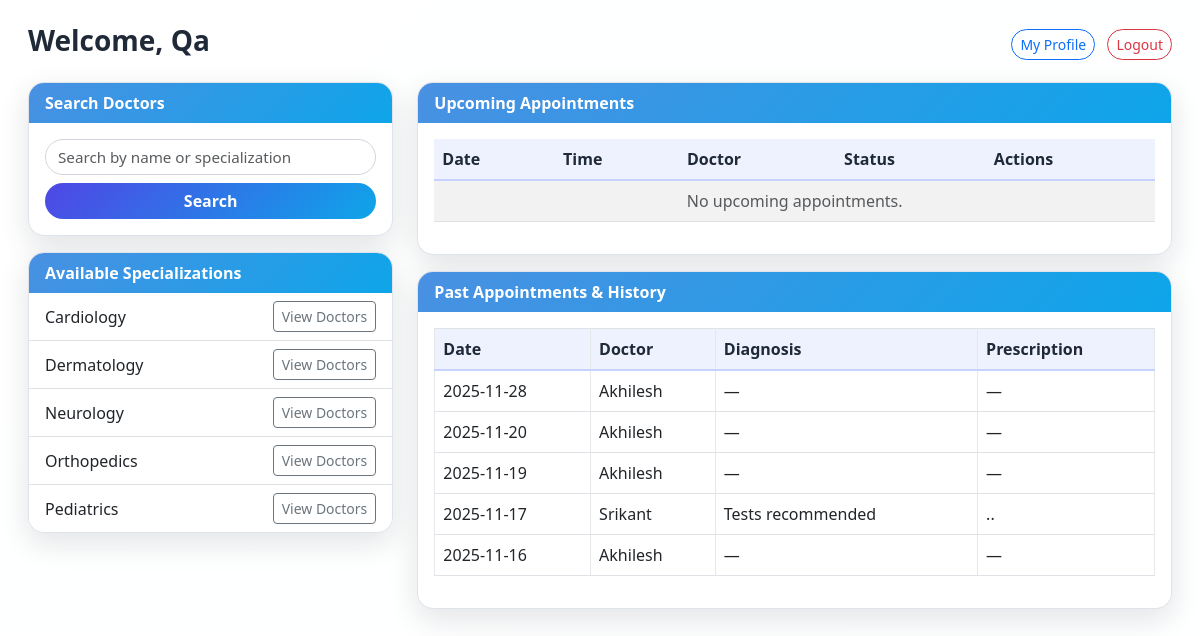
/patient (signed in), run on the app's committed database.
### models.py (models this page shows, shortened)
class Department(db.Model):
    id = db.Column(db.Integer, primary_key=True)
    name = db.Column(db.String(100), unique=True, nullable=False, index=True)
    description = db.Column(db.Text, nullable=True)
    created_at = db.Column(db.DateTime, default=datetime.utcnow)
    doctors = db.relationship('Doctor', backref='department', lazy=True)

class Appointment(db.Model):
    id = db.Column(db.Integer, primary_key=True)
    doctor_id = db.Column(db.Integer, db.ForeignKey('doctor.id'), nullable=False, index=True)
    patient_id = db.Column(db.Integer, db.ForeignKey('patient.id'), nullable=False, index=True)
    date = db.Column(db.Date, nullable=False, index=True)
    start_time = db.Column(db.Time, nullable=False)
    end_time = db.Column(db.Time, nullable=False)
    status = db.Column(db.String(20), default='Booked', nullable=False, index=True)
    created_at = db.Column(db.DateTime, default=datetime.utcnow)
    treatment = db.relationship('Treatment', backref='appointment', uselist=False, cascade="all, delete-orphan")

class Doctor(db.Model):
    id = db.Column(db.Integer, primary_key=True)
    name = db.Column(db.String(100), nullable=False, index=True)
    specialization_id = db.Column(db.Integer, db.ForeignKey('department.id'), nullable=False)
    availability = db.Column(db.String(500), nullable=True)
    email = db.Column(db.String(100), unique=True, nullable=False, index=True)
    password = db.Column(db.String(200), nullable=False)
    contact = db.Column(db.String(20), nullable=True)
    is_active = db.Column(db.Boolean, default=True, nullable=False)   # blacklist / soft-delete
    created_at = db.Column(db.DateTime, default=datetime.utcnow)
    appointments = db.relationship('Appointment', backref='doctor', lazy=True)
    avail_slots = db.relationship('DoctorAvailability', backref='doctor', lazy=True, cascade="all, delete-orphan")

class Treatment(db.Model):
    id = db.Column(db.Integer, primary_key=True)
    appointment_id = db.Column(db.Integer, db.ForeignKey('appointment.id'), nullable=False, unique=True)
    diagnosis = db.Column(db.Text, nullable=True)
    prescription = db.Column(db.Text, nullable=True)
    notes = db.Column(db.Text, nullable=True)
    created_at = db.Column(db.DateTime, default=datetime.utcnow)

### app.py (the view)
@app.route('/patient')
@patient_required
def patient_dashboard():
    patient_id = session.get('patient_id')
    today = date.today()
    upcoming = Appointment.query.filter(
        Appointment.patient_id == patient_id,
        Appointment.date >= today
    ).order_by(Appointment.date, Appointment.start_time).all()
    past = Appointment.query.filter(
        Appointment.patient_id == patient_id,
        Appointment.date < today
    ).order_by(Appointment.date.desc(), Appointment.start_time.desc()).all()
    departments = Department.query.order_by(Department.name).all()
    return render_template(
        'patient_dashboard.html',
        user=session.get('user'),
        upcoming=upcoming,
        past=past,
        departments=departments
    )

### app.py (called while the page is built)
def patient_required(func):
    from functools import wraps
    @wraps(func)
    def wrapper(*args, **kwargs):
        if session.get('role') != 'patient':
            flash("Patient login required", "warning")
            return redirect(url_for('login'))
        return func(*args, **kwargs)
    return wrapper

### templates/patient_dashboard.html (shortened to what this page needs)
<!DOCTYPE html>
<html>
<head>
  <link href="https://cdn.jsdelivr.net/npm/bootstrap@5.3.0/dist/css/bootstrap.min.css" rel="stylesheet">
</head>
<body class="container-fluid mt-4">
  <div class="d-flex justify-content-between align-items-center mb-3 px-3">
    <h3>Welcome, {{ user }}</h3>
    <div>
      <a href="{{ url_for('patient_profile') }}" class="btn btn-outline-primary btn-sm">My Profile</a>
      <a href="{{ url_for('logout') }}" class="btn btn-outline-danger btn-sm ms-2">Logout</a>
    </div>
  </div>
  <div class="row px-3">
    <div class="col-md-4 mb-4">
      <div class="card mb-3">
        <div class="card-header">Search Doctors</div>
        <div class="card-body">
          <form method="get" action="{{ url_for('patient_search_doctors') }}">
            <div class="mb-2">
              <input type="text" name="q" class="form-control" placeholder="Search by name or specialization">
            </div>
            <button class="btn btn-primary w-100">Search</button>
          </form>
        </div>
      </div>
      <div class="card">
        <div class="card-header">Available Specializations</div>
        <ul class="list-group list-group-flush">
          {% for dept in departments %}
          <li class="list-group-item d-flex justify-content-between align-items-center">
            {{ dept.name }}
            <a href="{{ url_for('patient_search_doctors', dept_id=dept.id) }}"
               class="btn btn-sm btn-outline-secondary">View Doctors</a>
          </li>
          {% else %}
          <li class="list-group-item text-muted">No departments listed.</li>
          {% endfor %}
        </ul>
      </div>
    </div>
    <div class="col-md-8">
      <div class="card mb-3">
        <div class="card-header">Upcoming Appointments</div>
        <div class="card-body table-responsive">
          <table class="table table-striped align-middle">
            <thead>
              <tr>
                <th>Date</th>
                <th>Time</th>
                <th>Doctor</th>
                <th>Status</th>
                <th>Actions</th>
              </tr>
            </thead>
            <tbody>
              {% for a in upcoming %}
              <tr>
                <td>{{ a.date.strftime('%Y-%m-%d') }}</td>
                <td>{{ a.start_time.strftime('%H:%M') }} - {{ a.end_time.strftime('%H:%M') }}</td>
                <td>{{ a.doctor.name }}</td>
                <td>{{ a.status }}</td>
                <td>
                  <a href="{{ url_for('patient_view_appointment', appt_id=a.id) }}"
                     class="btn btn-sm btn-outline-primary">Details</a>
                  {% if a.status == 'Booked' %}
                    <a href="{{ url_for('patient_reschedule_appointment', appt_id=a.id) }}"
                      class="btn btn-sm btn-outline-primary">
                      Reschedule
                    </a>
                    <a href="{{ url_for('patient_cancel_appointment', appt_id=a.id) }}"
                       class="btn btn-sm btn-outline-danger"
                       onclick="return confirm('Cancel this appointment?');">Cancel</a>
                  {% endif %}
                </td>
              </tr>
              {% else %}
              <tr><td colspan="5" class="text-muted text-center">No upcoming appointments.</td></tr>
              {% endfor %}
            </tbody>
          </table>
        </div>
      </div>
      <div class="card">
        <div class="card-header">Past Appointments & History</div>
        <div class="card-body table-responsive">
          <table class="table table-bordered align-middle">
            <thead>
              <tr>
                <th>Date</th>
                <th>Doctor</th>
                <th>Diagnosis</th>
                <th>Prescription</th>
              </tr>
            </thead>
            <tbody>
              {% for a in past %}
              <tr>
                <td>{{ a.date.strftime('%Y-%m-%d') }}</td>
                <td>{{ a.doctor.name }}</td>
                <td>{{ a.treatment.diagnosis if a.treatment else '—' }}</td>
                <td>{{ a.treatment.prescription if a.treatment else '—' }}</td>
              </tr>
              {% else %}
              <tr><td colspan="4" class="text-muted text-center">No past records.</td></tr>
              {% endfor %}
            </tbody>
          </table>
        </div>
      </div>
    </div>
  </div>
</body>
</html>

### templates/patient_dashboard.html (style rules this page uses)
body { min-height: 100vh; background: linear-gradient(135deg, #ffffff, #feffff); font-family: system-ui, -apple-system, BlinkMacSystemFont, "Segoe UI", sans-serif; }
h3 { font-weight: 600; color: #1f2937; }
.card { border-radius: 16px; border: 1px solid rgba(148, 163, 184, 0.3); box-shadow: 0 10px 30px rgba(15, 23, 42, 0.12); overflow: hidden; background-color: #ffffffee; }
.card-header { background: linear-gradient(135deg, #4a90e2, #0ea5e9); color: #ffffff; font-weight: 600; border-bottom: none; }
.form-control { border-radius: 999px; border: 1px solid #d1d5db; font-size: 0.95rem; }
.btn-primary { background: linear-gradient(135deg, #4f46e5, #0ea5e9); border: none; border-radius: 999px; font-weight: 600; }
.btn-outline-primary { border-radius: 999px; }
.btn-outline-danger { border-radius: 999px; }
.table thead th { background-color: #eef2ff; border-bottom: 2px solid #c7d2fe; color: #1f2937; }
.table-striped > tbody > tr:nth-of-type(odd) { background-color: #f9fafb; }
.table-bordered > :not(caption) > * > * { border-color: #e5e7eb; }

### data on the page
Department: name "Cardiology"
Department: name "Dermatology"
Department: name "Neurology"
Department: name "Orthopedics"
Department: name "Pediatrics"
Appointment: date "2025-11-28", doctor.name "Akhilesh", treatment "—"
Appointment: date "2025-11-20", doctor.name "Akhilesh", treatment "—"
Appointment: date "2025-11-19", doctor.name "Akhilesh", treatment "—"
Appointment: date "2025-11-17", doctor.name "Srikant", treatment "Tests recommended", treatment ".."
Appointment: date "2025-11-16", doctor.name "Akhilesh", treatment "—"

### other printed values
{{ user }} "Qa"
